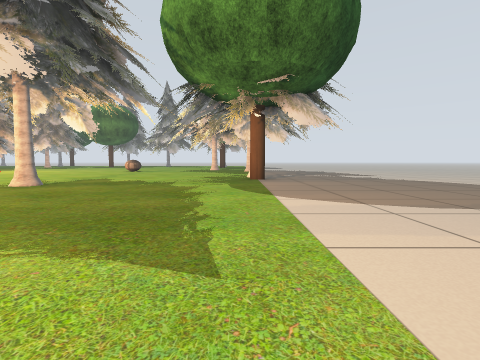
[1] (above)

16 first-person views from a walk through a Gazebo world. The camera is 0.5 m above the floor, tilts 4° down and sees 85° across. The lines on the ground mark 1 m squares. The floor is counted in squares, 1 m on a side. Each view is taken from the middle of a square. On the plan, view 1 faces up. The plan holds only what a view shows up to about 9 squares ahead; the rest is blank. The place goes on beyond the plan. Simple shapes stand in for some stock models.

[2]
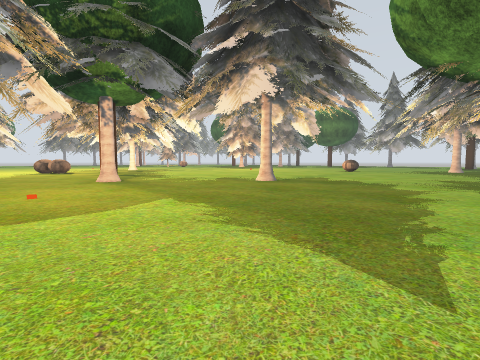

[3]
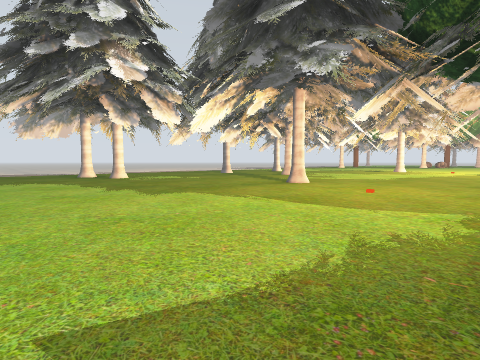

[4]
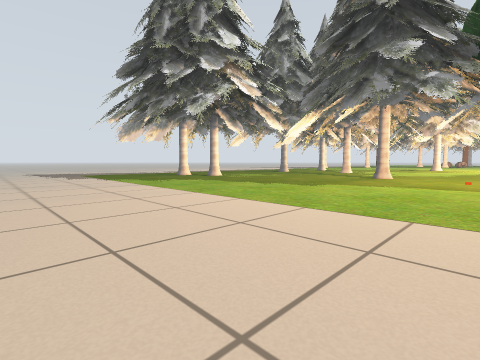

[5]
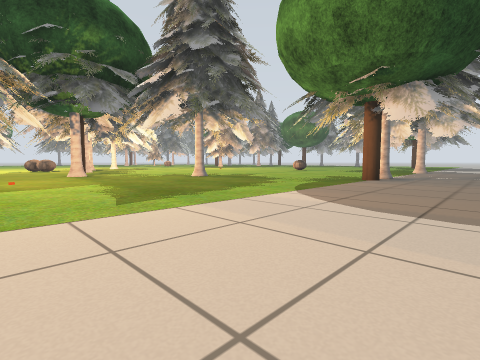

[6]
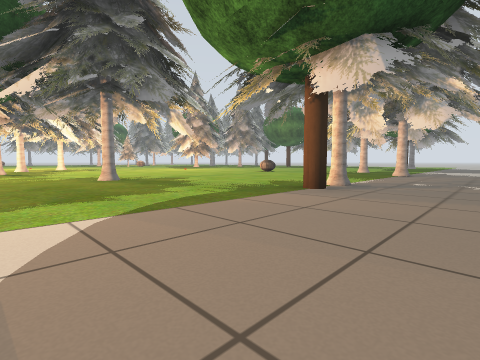

[7]
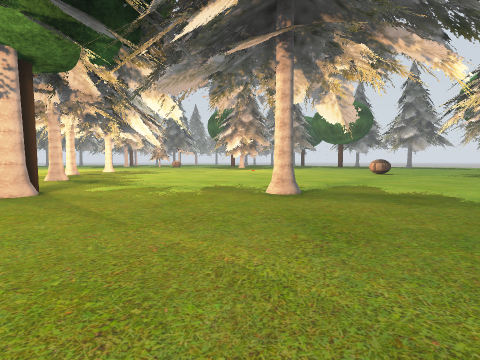

[8]
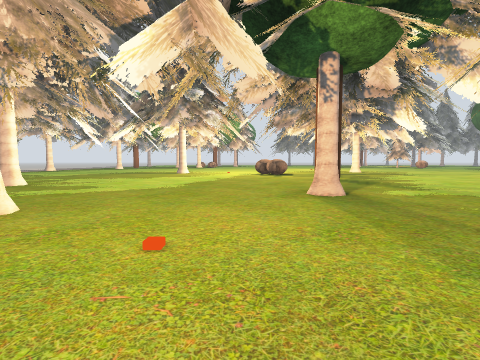

[9]
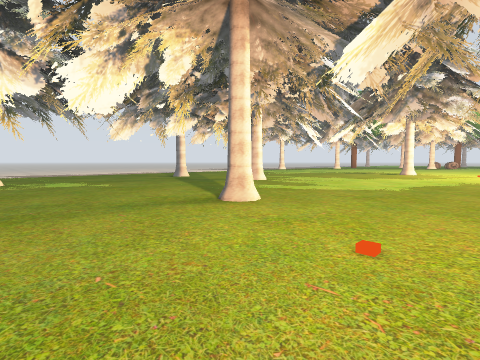

[10]
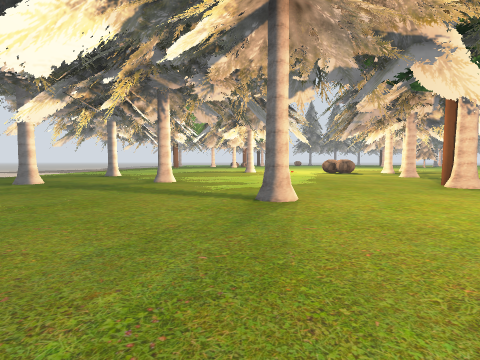

[11]
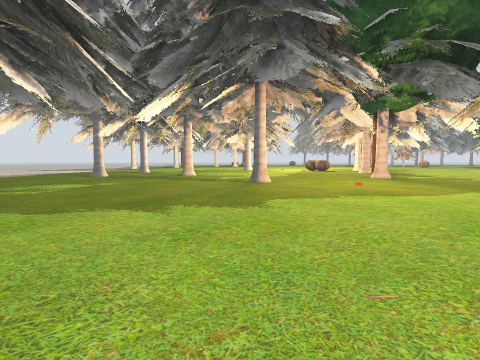

[12]
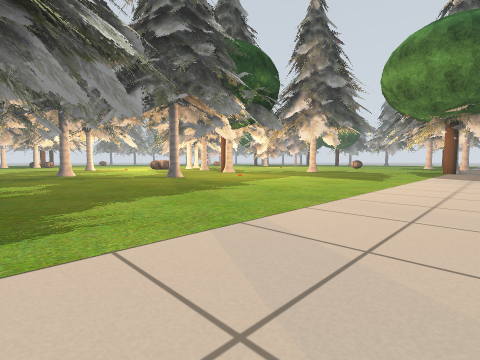

[13]
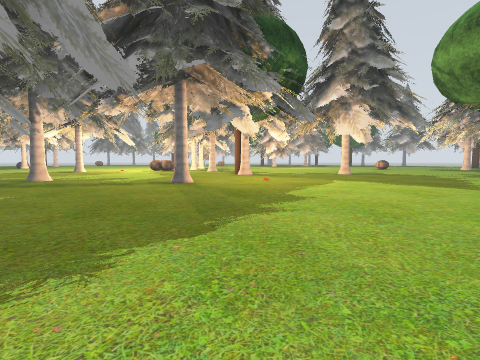

[14]
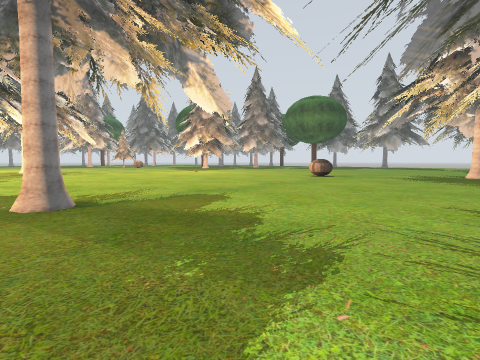

[15]
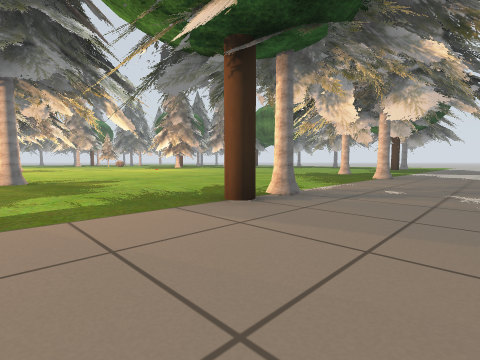

[16]
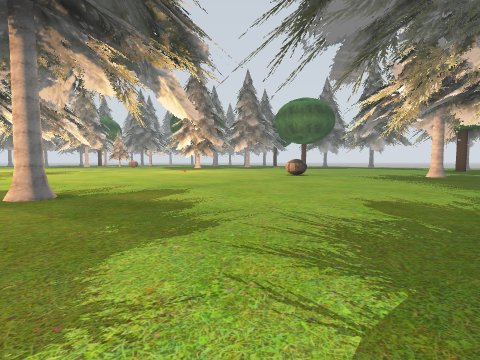

### Floor plan
Key: @ floor where view 1 was taken; . floor; O other object.
Columns run from 15 left of view 1 to 3 right of it. Each row starts with its distance up from view 1.
 17              OO
 16             O O O
 15            OOOO O
 14           OOOOOO OO
 13          OO. OOO OO
 12         .....OOOOOO
 11        ....... OOO.
 10       .......OO  OO
  9      ........OOOOOO
  8     .....OOO OOOOOO
  7     ....OOOOOOOOOOO
  6      OO.OOOOOOOOOO.
  5    OO OOOOOOOO.....
  4   OOO OOOOOOOO.....
  3    OOOOOOOOOO......
  2    O OOOO  O.......
  1     OOO OOOO.......
  0 OOOO  OOOOOOO..@...
 -1  OOO  OO OOOO......
 -2   OO OOOOOOOO......
 -3     OOOOOOOOO......
 -4    OOOOOO OOO O....
 -5    OOOOOOO OOOO....
 -6    OOOOOOOOOOOOO...

Positions as (right, up) in squares from view 1, and headings:
1: (0, 0), facing up
2: (0, 0), facing up-left
3: (0, 2), facing down-left
4: (3, 1), facing down-left
5: (3, 0), facing up-left
6: (3, 3), facing up-left
7: (-2, 2), facing up-left
8: (-3, 1), facing left
9: (-3, 1), facing down-left
10: (-2, -2), facing left
11: (1, -2), facing left
12: (2, -6), facing up-left
13: (0, -5), facing up-left
14: (-1, 5), facing up-left
15: (3, 5), facing up-left
16: (0, 5), facing up-left
